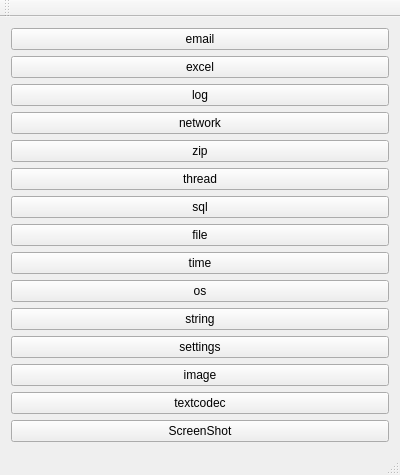
<?xml version="1.0" encoding="UTF-8"?>
<ui version="4.0">
 <class>MainWindow</class>
 <widget class="QMainWindow" name="MainWindow">
  <property name="geometry">
   <rect>
    <x>0</x>
    <y>0</y>
    <width>400</width>
    <height>436</height>
   </rect>
  </property>
  <property name="windowTitle">
   <string>MainWindow</string>
  </property>
  <widget class="QWidget" name="centralWidget">
   <layout class="QVBoxLayout" name="verticalLayout">
    <item>
     <widget class="QPushButton" name="pushButton_email">
      <property name="text">
       <string>email</string>
      </property>
     </widget>
    </item>
    <item>
     <widget class="QPushButton" name="pushButton_excel">
      <property name="text">
       <string>excel</string>
      </property>
     </widget>
    </item>
    <item>
     <widget class="QPushButton" name="pushButton_log">
      <property name="text">
       <string>log</string>
      </property>
     </widget>
    </item>
    <item>
     <widget class="QPushButton" name="pushButton_network">
      <property name="text">
       <string>network</string>
      </property>
     </widget>
    </item>
    <item>
     <widget class="QPushButton" name="pushButton_zip">
      <property name="text">
       <string>zip</string>
      </property>
     </widget>
    </item>
    <item>
     <widget class="QPushButton" name="pushButton_thread">
      <property name="text">
       <string>thread</string>
      </property>
     </widget>
    </item>
    <item>
     <widget class="QPushButton" name="pushButton_sql">
      <property name="text">
       <string>sql</string>
      </property>
     </widget>
    </item>
    <item>
     <widget class="QPushButton" name="pushButton_file">
      <property name="text">
       <string>file</string>
      </property>
     </widget>
    </item>
    <item>
     <widget class="QPushButton" name="pushButton_time">
      <property name="text">
       <string>time</string>
      </property>
     </widget>
    </item>
    <item>
     <widget class="QPushButton" name="pushButton_os">
      <property name="text">
       <string>os</string>
      </property>
     </widget>
    </item>
    <item>
     <widget class="QPushButton" name="pushButton_string">
      <property name="text">
       <string>string</string>
      </property>
     </widget>
    </item>
    <item>
     <widget class="QPushButton" name="pushButton_settings">
      <property name="text">
       <string>settings</string>
      </property>
     </widget>
    </item>
    <item>
     <widget class="QPushButton" name="pushButton_image">
      <property name="text">
       <string>image</string>
      </property>
     </widget>
    </item>
    <item>
     <widget class="QPushButton" name="pushButton_textcodec">
      <property name="text">
       <string>textcodec</string>
      </property>
     </widget>
    </item>
    <item>
     <widget class="QPushButton" name="pushButton_ScreenShot">
      <property name="text">
       <string>ScreenShot</string>
      </property>
     </widget>
    </item>
   </layout>
  </widget>
  <widget class="QMenuBar" name="menuBar">
   <property name="geometry">
    <rect>
     <x>0</x>
     <y>0</y>
     <width>400</width>
     <height>21</height>
    </rect>
   </property>
  </widget>
  <widget class="QToolBar" name="mainToolBar">
   <attribute name="toolBarArea">
    <enum>TopToolBarArea</enum>
   </attribute>
   <attribute name="toolBarBreak">
    <bool>false</bool>
   </attribute>
  </widget>
  <widget class="QStatusBar" name="statusBar"/>
 </widget>
 <layoutdefault spacing="6" margin="11"/>
 <resources/>
 <connections/>
</ui>
